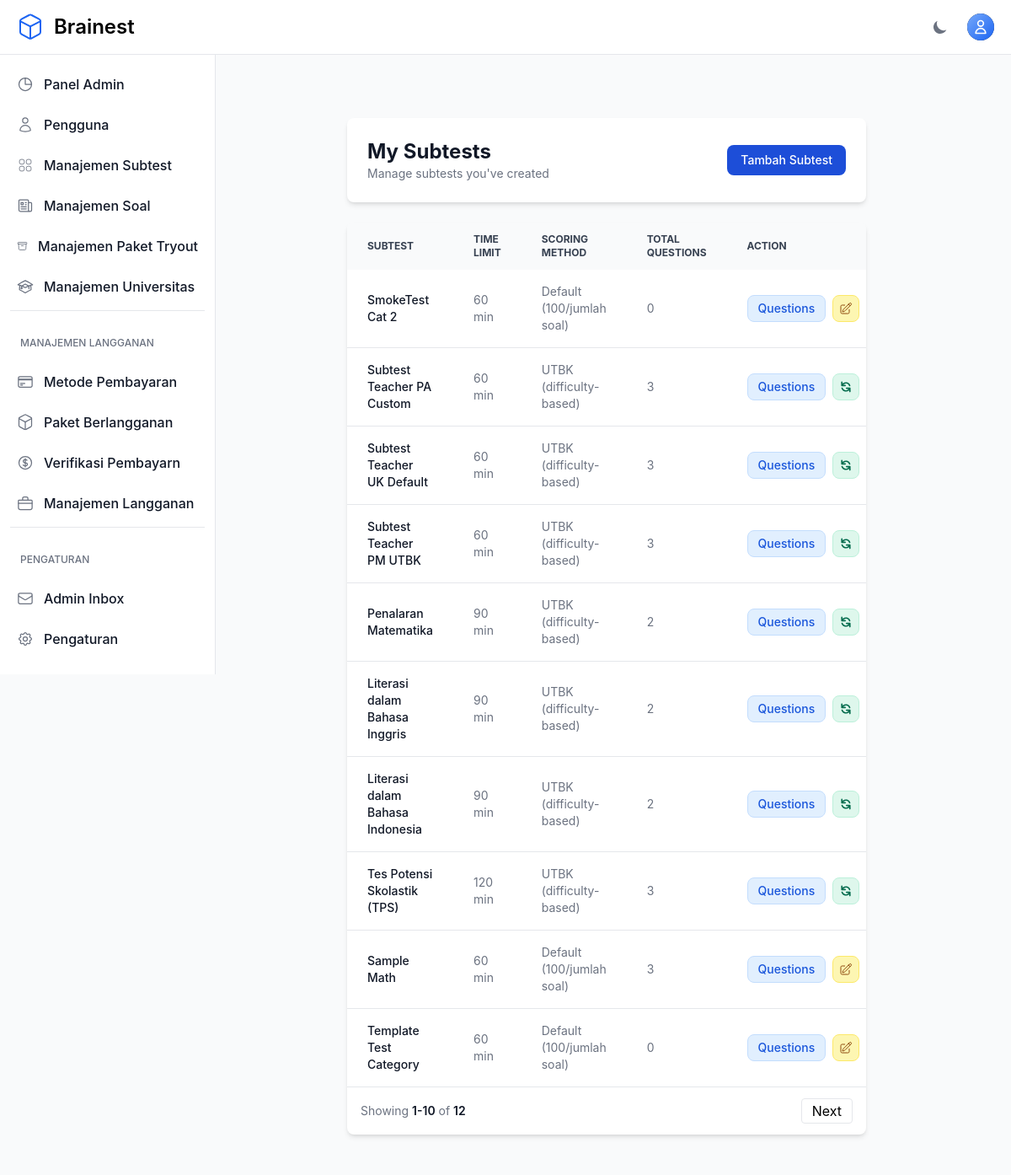
/teacher/categories/ (signed in), run on an earlier commit of the app's database.
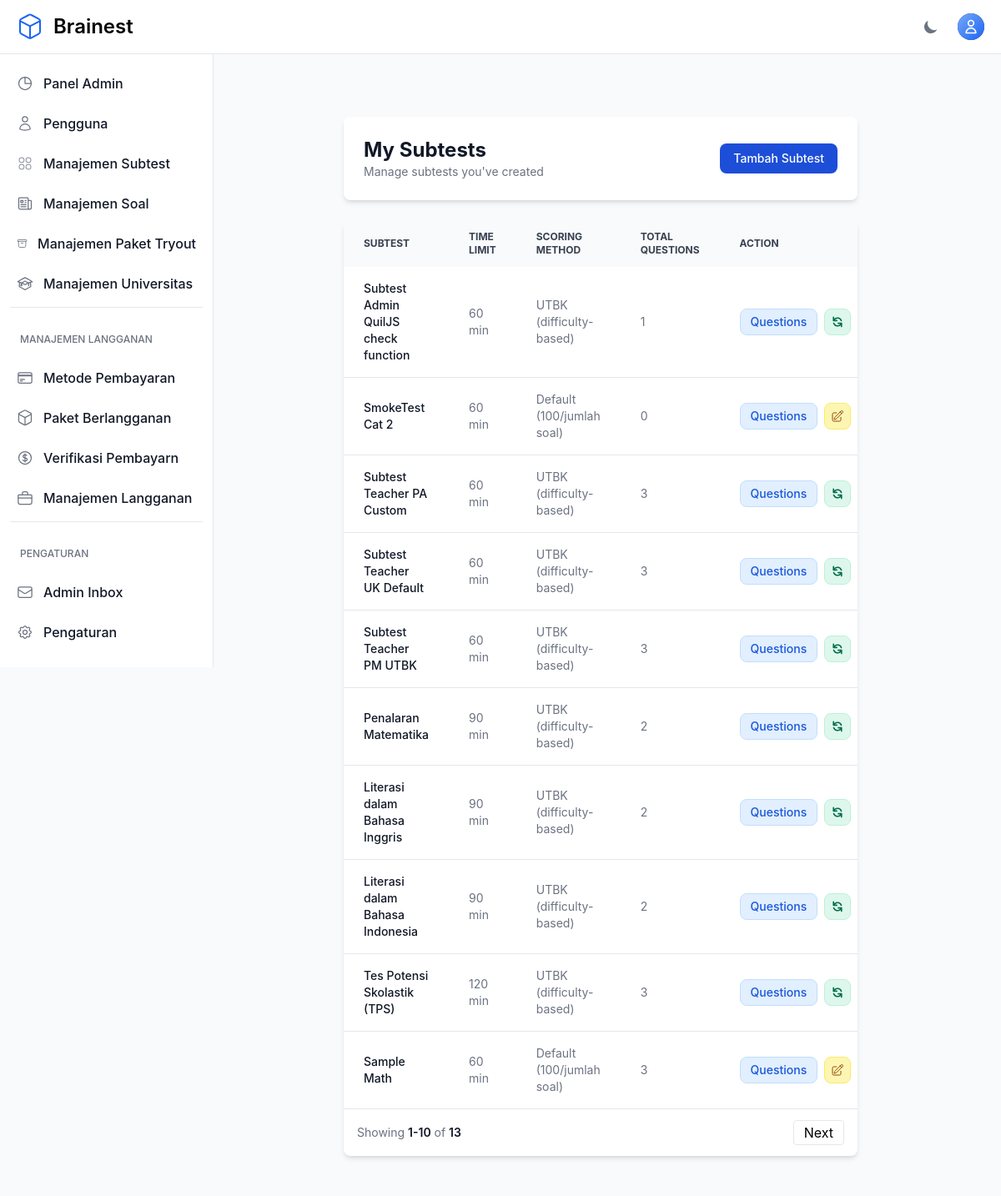
And on a later commit of the database.
### otosapp/models.py (models this page shows, shortened)
class Category(models.Model):
    SCORING_METHODS = [
        ('default', 'Default (100/jumlah soal)'),
        ('custom', 'Custom (nilai per soal)'),
        ('utbk', 'UTBK (difficulty-based)'),
    ]
    category_name = models.CharField(max_length=200)
    time_limit = models.IntegerField(default=60, help_text="Time limit in minutes (default: 60 minutes)")
    scoring_method = models.CharField(max_length=10, choices=SCORING_METHODS, default='default')
    passing_score = models.FloatField(default=75.0, help_text="Minimum score required to pass (0-100)")
    created_by = models.ForeignKey(
        User,
        on_delete=models.SET_NULL,
        null=True,
        blank=True,
        related_name='categories_created',
        help_text='Teacher who created this category'
    )
    teachers = models.ManyToManyField(
        User,
        related_name='teaching_categories',
        blank=True,
        help_text='Additional teachers assigned to this category'
    )

### otosapp/views.py (the view)
# urls.py: path('teacher/categories/', views.teacher_category_list, name='teacher_category_list'),
@login_required
@admin_or_teacher_required
def teacher_category_list(request):
    if request.user.is_admin():
        categories = Category.objects.all().order_by('-id')
    else:
        categories = Category.objects.filter(created_by=request.user).order_by('-id')
    paginator = Paginator(categories, 10)
    page = request.GET.get('page')
    try:
        categories_page = paginator.page(page)
    except PageNotAnInteger:
        categories_page = paginator.page(1)
    except EmptyPage:
        categories_page = paginator.page(paginator.num_pages)
    return render(request, 'teacher/category_list.html', {'categories': categories_page, 'paginator': paginator})

### otosapp/context_processors.py (called while the page is built)
def sidebar_context(request):
    context = {}
    if request.user.is_authenticated and (request.user.is_superuser or request.user.is_admin()):
        pending_payments_count = PaymentProof.objects.filter(status='pending').count()
        context['pending_payments_count'] = pending_payments_count
    return context

### otosapp/models.py (called while the page is built)
    def is_admin(self):
        return self.role and self.role.role_name == 'Admin'

### otosapp/templates/teacher/category_list.html (shortened to what the changed rows need)
{% extends 'base.html' %}
{% block content %}
<section class="bg-gray-50 dark:bg-gray-900 p-3 sm:p-5 antialiased">
    <div class="mx-auto max-w-screen-xl px-4 lg:px-12">
        <div class="bg-white dark:bg-gray-800 relative shadow-md sm:rounded-lg overflow-hidden mb-6">
            <div class="p-6 flex items-center justify-between">
                <div>
                    <h1 class="text-2xl font-bold text-gray-900 dark:text-white">My Subtests</h1>
                </div>
            </div>
        </div>
        <div class="bg-white dark:bg-gray-800 relative shadow-md sm:rounded-lg overflow-hidden">
            <div class="overflow-x-auto">
                <table class="w-full text-sm text-left text-gray-500 dark:text-gray-400">
                    <thead class="text-xs text-gray-700 uppercase bg-gray-50 dark:bg-gray-700 dark:text-gray-400">
                        <tr>
                            <th class="px-6 py-3">Subtest</th>
                            <th class="px-6 py-3">Time Limit</th>
                            <th class="px-6 py-3">Scoring Method</th>
                            <th class="px-6 py-3">Total Questions</th>
                            <th class="px-6 py-3">Action</th>
                        </tr>
                    </thead>
                    <tbody>
                        {% for category in categories %}
                        <tr class="border-b dark:border-gray-700 hover:bg-gray-50 dark:hover:bg-gray-700 transition-colors">
                            <td class="px-6 py-4 font-medium text-gray-900 dark:text-white">{{ category.category_name }}</td>
                            <td class="px-6 py-4">{{ category.time_limit }} min</td>
                            <td class="px-6 py-4">{{ category.get_scoring_method_display }}</td>
                            <td class="px-6 py-4">{{ category.question_set.count }}</td>
                            <td class="px-6 py-4">
                                <div class="flex items-center space-x-2">
                                    <a href="{% url 'teacher_question_list' category.id %}" class="flex items-center justify-center px-3 h-8 text-sm font-medium text-blue-700 bg-blue-100 border border-blue-200 rounded-lg hover:bg-blue-200 dark:bg-blue-900 dark:text-blue-300 dark:border-blue-700 dark:hover:bg-blue-800" title="Questions">Questions</a>
                                    {% if category.scoring_method == 'utbk' %}
                                    <a href="{% url 'update_utbk_coefficients' category.id %}" class="flex items-center justify-center w-8 h-8 text-sm font-medium text-green-700 bg-green-100 border border-green-200 rounded-lg hover:bg-green-200 dark:bg-green-900 dark:text-green-300 dark:border-green-700 dark:hover:bg-green-800" title="Update UTBK coefficients">
                                    </a>
                                    {% endif %}
                                    <a href="{% url 'teacher_category_update' category.id %}" class="flex items-center justify-center w-8 h-8 text-sm font-medium text-yellow-700 bg-yellow-100 border border-yellow-200 rounded-lg hover:bg-yellow-200 dark:bg-yellow-900 dark:text-yellow-300 dark:border-yellow-700 dark:hover:bg-yellow-800" title="Edit">
                                    </a>
                                </div>
                            </td>
                        </tr>
                        {% endfor %}
                    </tbody>
                </table>
            </div>
            <nav class="flex flex-col md:flex-row justify-between items-start md:items-center space-y-3 md:space-y-0 p-4">
                <span class="text-sm font-normal text-gray-500 dark:text-gray-400">
                    Showing
                    <span class="font-semibold text-gray-900 dark:text-white">{{ categories.start_index }}-{{ categories.end_index }}</span>
                    of
                    <span class="font-semibold text-gray-900 dark:text-white">{{ categories.paginator.count }}</span>
                </span>
            </nav>
        </div>
    </div>
</section>
{% endblock %}

What changed in the data, as far as the page shows it:
no longer on this page (row unchanged): Category: category_name "Template Test Category", time_limit "60", scoring_method "Default (100/jumlah soal)", question_set.count "0"
added Category: category_name "Subtest Admin QuilJS check function", time_limit "60", scoring_method "UTBK (difficulty-based)", question_set.count "1"
Also different on the page:
{{ categories.paginator.count }}: "12" → "13"
